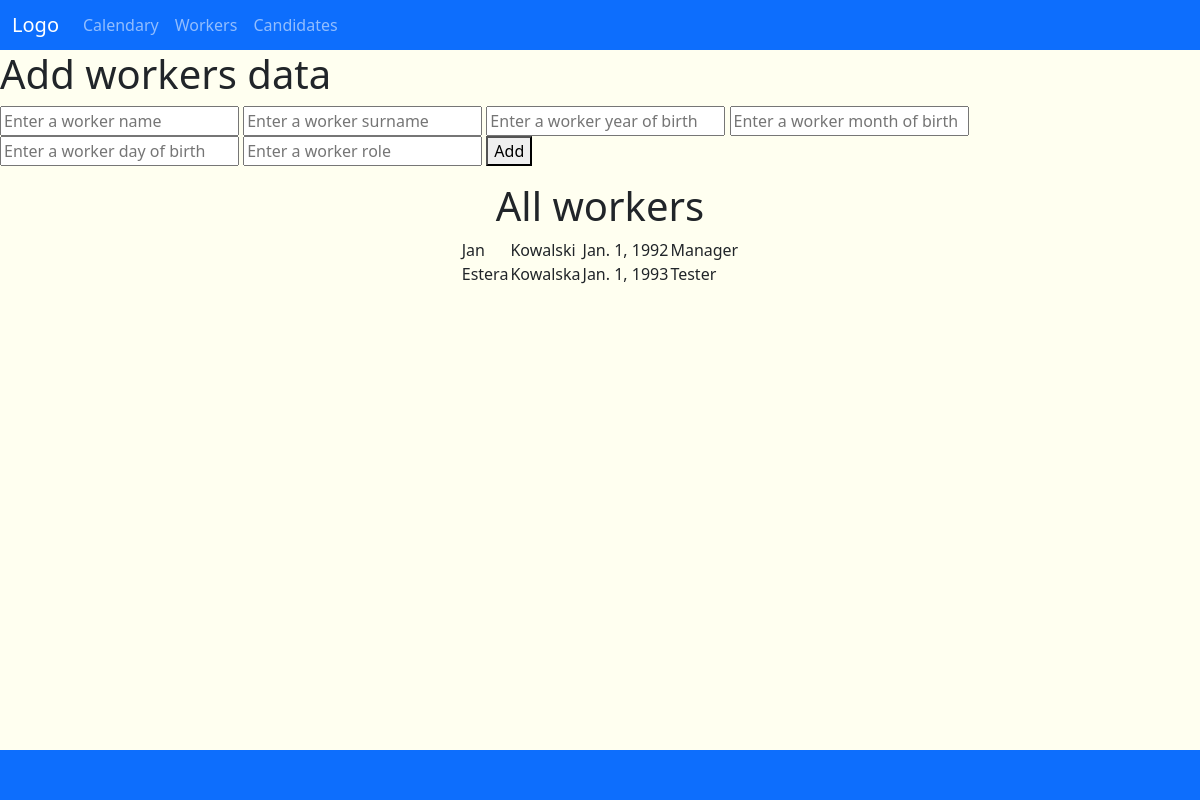
The page / on the database its author committed.
### Site/models.py (models this page shows, shortened)
class Workers(models.Model):
    ID = models.AutoField(primary_key=True)
    Name = models.CharField(default="",null=True, max_length=25)
    Surname = models.CharField(default="",null=True, max_length=25)
    Birthdate = models.DateField(auto_now=False, auto_now_add=False,null=True)
    Login = models.CharField(max_length=32,null=True)
    Password = models.CharField(max_length=32,null=False,default="") #TODO password bo widac hasło w
    Email_address = models.EmailField(max_length=50,null=True)
    ID_Workers_Role = models.ForeignKey("Workers_Role", default=None, null=True, on_delete=models.SET_NULL)
    class Meta:
        verbose_name = 'worker'
        verbose_name_plural = 'Workers'

class Workers_Role(models.Model):
    ID = models.AutoField(primary_key=True)
    Name = models.CharField(null=True,unique=True,max_length=40,verbose_name='Role')
    class Meta:
        verbose_name = 'Role'
        verbose_name_plural = 'Workers roles'

### Site/views.py (the view, shortened to what this page needs)
# urls.py: path('', views.home_page, name='home'),
def home_page(request):
    if_create=False
    workers = Workers.objects.all()# tabele się łączą automatycznie jeśli mają powiązanie,
    return render(request,'home.html', {'workers':workers})

### Site/templates/home.html (shortened to what this page needs)
{% load static %}
<link
    rel="stylesheet"
    type="text/css"
    href=" {% static 'home/css/bootstrap.css' %}"
/>
<html>
    <body style="background-color:ivory">
        <nav class="navbar sticky-top navbar-dark bg-primary navbar-expand-lg" style="height: 50px" >
            <div class="container-fluid">
                <a class="navbar-brand" href="#">Logo</a>
                <div class="collapse navbar-collapse">
                    <ul class="navbar-nav">
                        <li class="nav-item">
                            <a href="#" class="nav-link">Calendary</a>
                        </li>
                        <li class="nav-item">
                            <a href="#" class="nav-link">Workers</a>
                        </li>
                        <li class="nav-item">
                            <a href="#" class="nav-link">Candidates</a>
                        </li>
                    </ul>
                </div>
            </div>
          </nav>
        <h1>Add workers data</h1>
        <form method="POST">
            <input name="worker_name" id="id_worker_name" placeholder="Enter a worker name"/>
            <input name="worker_surname" id="id_worker_surname" placeholder="Enter a worker surname"/>
            <input name="worker_year_of_birth" id="id_worker_year_of_birth" placeholder="Enter a worker year of birth"/>
            <input name="worker_month_of_birth" id="id_worker_month_of_birth" placeholder="Enter a worker month of birth"/>
            <input name="worker_day_of_birth" id="id_worker_day_of_birth" placeholder="Enter a worker day of birth"/>
            <input name="worker_role" id="id_worker_role" placeholder="Enter a worker role"/>
            <button>Add</button>
        </form>
        <center>
            <h1>All workers</h1>
            <table id="id_table">
                {% for w in workers%}
                <tr><td>{{w.Name}}</td> <td>{{w.Surname}}</td> <td> {{w.Birthdate}}</td> <td> {{w.ID_Workers_Role.Name}}</td></tr>
                {% endfor %}
            </table>
        </center>
        <nav class="navbar fixed-bottom navbar-dark bg-primary " style="height: 50px" ></nav>
    </body>
</html>

### rows shown on the page
Workers: Name "Jan", Surname "Kowalski", Birthdate "Jan. 1, 1992", ID_Workers_Role.Name "Manager"
Workers: Name "Estera", Surname "Kowalska", Birthdate "Jan. 1, 1993", ID_Workers_Role.Name "Tester"
